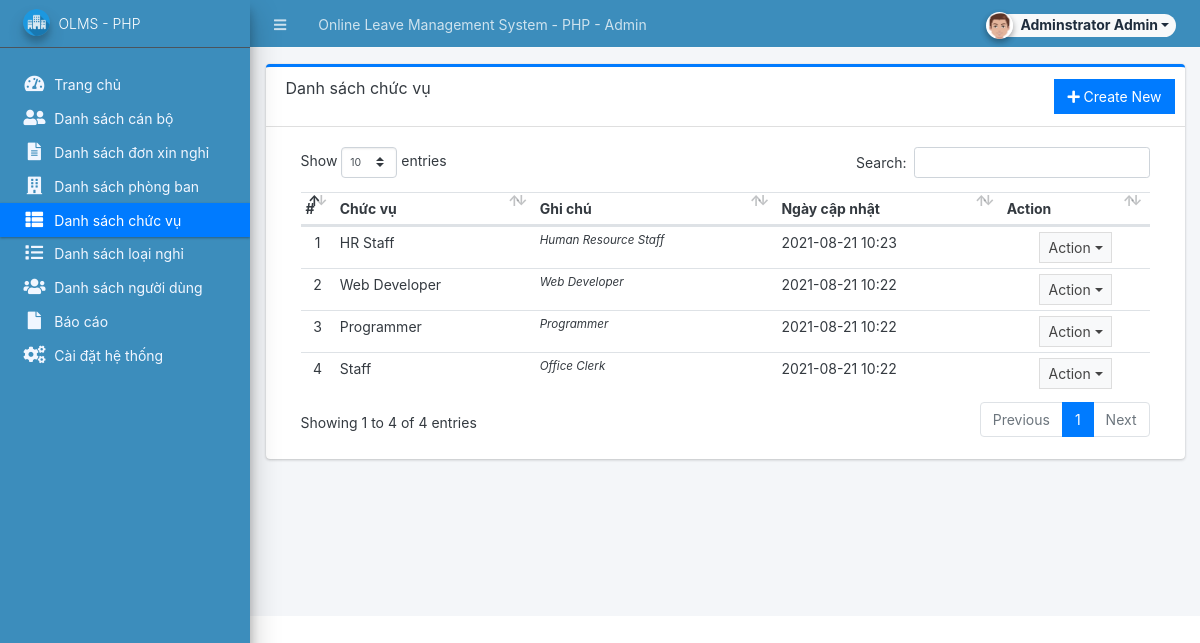
Screenshot of /admin/?page=maintenance/designation (signed in) with the database file from the repository.
### tables this page shows
CREATE TABLE `designation_list` (
  `id` int(30) NOT NULL,
  `name` varchar(250) NOT NULL,
  `description` text NOT NULL,
  `date_created` datetime NOT NULL DEFAULT current_timestamp(),
  `date_updated` datetime DEFAULT NULL ON UPDATE current_timestamp()
);

### config.php (called while the page is built, shortened)
<?php
require_once('classes/DBConnection.php');
require_once('classes/SystemSettings.php');
function validate_image($file){
	if(!empty($file)){
		if(is_file(base_app.$file)){
			return base_url.$file;
		}else{
			return base_url.'dist/img/no-image-available.png';
		}
	}else{
		return base_url.'dist/img/no-image-available.png';
	}
}
function isMobileDevice(){
    $aMobileUA = array(
        '/iphone/i' => 'iPhone',
        '/ipod/i' => 'iPod',
        '/ipad/i' => 'iPad',
        '/android/i' => 'Android',
        '/blackberry/i' => 'BlackBerry',
        '/webos/i' => 'Mobile'
    );
    return false;
}
?>

### classes/DBConnection.php (called while the page is built, shortened)
<?php
class DBConnection{
    private $host = DB_SERVER;
    private $username = DB_USERNAME;
    private $password = DB_PASSWORD;
    private $database = DB_NAME;
    public $conn;
    public function __construct(){
        if (!isset($this->conn)) {
            $this->conn = new mysqli($this->host, $this->username, $this->password, $this->database);
        }
    }
}
?>

### classes/SystemSettings.php (called while the page is built, shortened)
<?php
class SystemSettings extends DBConnection{
	function userdata($field = ''){
		if(!empty($field)){
			if(isset($_SESSION['userdata'][$field]))
				return $_SESSION['userdata'][$field];
			else
				return null;
		}else{
			return false;
		}
	}
	function info($field=''){
		if(!empty($field)){
			if(isset($_SESSION['system_info'][$field]))
				return $_SESSION['system_info'][$field];
			else
				return false;
		}else{
			return false;
		}
	}
}
$_settings = new SystemSettings();
?>

### admin/maintenance/designation.php (the view, shortened to what this page needs)
<div class="card card-outline card-primary">
	<div class="card-header">
		<h3 class="card-title">Danh sách chức vụ</h3>
		<?php if($_settings->userdata('type') == 1): ?>
		<div class="card-tools">
			<a href="javascript:void(0)" class="btn btn-flat btn-primary" id="create_new"><span class="fas fa-plus"></span>  Create New</a>
		</div>
		<?php endif; ?>
	</div>
	<div class="card-body">
		<div class="container-fluid">
        <div class="container-fluid">
			<table class="table table-stripped table-hover">
				<thead>
					<tr>
						<th>#</th>
						<th>Chức vụ</th>
						<th>Ghi chú</th>
						<th>Ngày cập nhật</th>
						<th>Action</th>
					</tr>
				</thead>
				<tbody>
					<?php
					$i = 1;
						$qry = $conn->query("SELECT * from `designation_list` order by unix_timestamp(date_updated) desc, unix_timestamp(date_created) desc ");
						while($row = $qry->fetch_assoc()):
                            $row['description'] = strip_tags(stripslashes(html_entity_decode($row['description'])));
					?>
						<tr title="<?php echo $row['description'] ?>">
							<td class="text-center"><?php echo $i++; ?></td>
							<td><?php echo $row['name'] ?></td>
							<td ><p class="truncate m-0"><?php echo $row['description'] ?></p></td>
							<td><?php echo ($row['date_updated'] != null) ? date('Y-m-d H:i',strtotime($row['date_updated'])) : date('Y-m-d H:i',strtotime($row['date_created'])); ?></td>
							<td align="center">
								 <button type="button" class="btn btn-flat btn-default btn-sm dropdown-toggle dropdown-icon" data-toggle="dropdown">
				                  		Action
				                  </button>
							</td>
						</tr>
					<?php endwhile; ?>
				</tbody>
			</table>
		</div>
		</div>
	</div>
</div>

### admin/index.php (shortened to what this page needs)
<?php require_once('../config.php'); ?>
 <!DOCTYPE html>
<html lang="en" class="" style="height: auto;">
<?php require_once('inc/header.php') ?>
  <body class="sidebar-mini layout-fixed control-sidebar-slide-open layout-navbar-fixed sidebar-mini-md sidebar-mini-xs text-sm" data-new-gr-c-s-check-loaded="14.991.0" data-gr-ext-installed="" style="height: auto;">
    <div class="wrapper">
     <?php require_once('inc/topBarNav.php') ?>
     <?php require_once('inc/navigation.php') ?>
     <?php $page = isset($_GET['page']) ? $_GET['page'] : 'home';  ?>
      <div class="content-wrapper  pt-3" style="min-height: 567.854px;">
        <section class="content  text-dark">
          <div class="container-fluid">
            <?php
              if(!file_exists($page.".php") && !is_dir($page)){
                  include '404.html';
              }else{
                if(is_dir($page))
                  include $page.'/index.php';
                else
                  include $page.'.php';
              }
            ?>
          </div>
        </section>
      </div>
      <?php require_once('inc/footer.php') ?>
  </body>
</html>

### admin/inc/header.php (shortened to what this page needs)
<head>
    <link rel="stylesheet" href="<?php echo base_url ?>plugins/fontawesome-free/css/all.min.css">
    <link rel="stylesheet" href="<?php echo base_url ?>plugins/tempusdominus-bootstrap-4/css/tempusdominus-bootstrap-4.min.css">
  <link rel="stylesheet" href="<?php echo base_url ?>plugins/datatables-bs4/css/dataTables.bootstrap4.min.css">
  <link rel="stylesheet" href="<?php echo base_url ?>plugins/datatables-responsive/css/responsive.bootstrap4.min.css">
  <link rel="stylesheet" href="<?php echo base_url ?>plugins/datatables-buttons/css/buttons.bootstrap4.min.css">
  <link rel="stylesheet" href="<?php echo base_url ?>plugins/select2/css/select2.min.css">
  <link rel="stylesheet" href="<?php echo base_url ?>plugins/select2-bootstrap4-theme/select2-bootstrap4.min.css">
    <link rel="stylesheet" href="<?php echo base_url ?>plugins/icheck-bootstrap/icheck-bootstrap.min.css">
    <link rel="stylesheet" href="<?php echo base_url ?>plugins/jqvmap/jqvmap.min.css">
    <link rel="stylesheet" href="<?php echo base_url ?>dist/css/adminlte.css">
    <link rel="stylesheet" href="<?php echo base_url ?>dist/css/custom.css">
    <link rel="stylesheet" href="<?php echo base_url ?>plugins/overlayScrollbars/css/OverlayScrollbars.min.css">
    <link rel="stylesheet" href="<?php echo base_url ?>plugins/daterangepicker/daterangepicker.css">
    <link rel="stylesheet" href="<?php echo base_url ?>plugins/summernote/summernote-bs4.min.css">
  <link rel="stylesheet" href="<?php echo base_url ?>plugins/sweetalert2-theme-bootstrap-4/bootstrap-4.min.css">
  </head>

### admin/inc/topBarNav.php (shortened to what this page needs)
<nav class="main-header navbar navbar-expand navbar-dark border border-light border-top-0  border-left-0 border-right-0 navbar-light text-sm bg-lightblue">
  <ul class="navbar-nav">
    <li class="nav-item">
    <a class="nav-link" data-widget="pushmenu" href="#" role="button"><i class="fas fa-bars"></i></a>
    </li>
    <li class="nav-item d-none d-sm-inline-block">
      <a href="<?php echo base_url ?>" class="nav-link"><?php echo (!isMobileDevice()) ? $_settings->info('name'):$_settings->info('short_name'); ?> - Admin</a>
    </li>
  </ul>
  <ul class="navbar-nav ml-auto">
    <li class="nav-item">
      <div class="btn-group nav-link">
            <button type="button" class="btn btn-rounded badge badge-light dropdown-toggle dropdown-icon" data-toggle="dropdown">
              <span><img src="<?php echo validate_image($_settings->userdata('avatar')) ?>" class="img-circle elevation-2 user-img" alt="User Image"></span>
              <span class="ml-3"><?php echo ucwords($_settings->userdata('firstname').' '.$_settings->userdata('lastname')) ?></span>
            </button>
        </div>
    </li>
  </ul>
</nav>

### admin/inc/navigation.php (shortened to what this page needs)
<aside class="main-sidebar sidebar-dark-primary text-white bg-lightblue disabled elevation-4 sidebar-no-expand">
  <a href="<?php echo base_url ?>admin" class="brand-link bg-lightblue text-sm">
  <img src="<?php echo validate_image($_settings->info('logo'))?>" alt="Store Logo" class="brand-image img-circle elevation-3" style="opacity: .8;width: 1.7rem;height: 1.7rem;max-height: unset">
  <span class="brand-text font-weight-light"><?php echo $_settings->info('short_name') ?></span>
  </a>
  <div class="sidebar os-host os-theme-light os-host-overflow os-host-overflow-y os-host-resize-disabled os-host-transition os-host-scrollbar-horizontal-hidden">
    <div class="os-content-glue" style="margin: 0px -8px; width: 249px; height: 646px;"></div>
    <div class="os-padding">
      <div class="os-viewport os-viewport-native-scrollbars-invisible" style="overflow-y: scroll;">
        <div class="os-content" style="padding: 0px 8px; height: 100%; width: 100%;">
          <nav class="mt-4">
             <ul class="nav nav-pills nav-sidebar flex-column text-sm nav-compact nav-flat nav-child-indent nav-collapse-hide-child" data-widget="treeview" role="menu" data-accordion="false">
              <li class="nav-item dropdown">
                <a href="./" class="nav-link nav-home">
                  <i class="nav-icon fas fa-tachometer-alt"></i>
                  <p>
                    Trang chủ
                  </p>
                </a>
              </li>
              <?php if($_settings->userdata('type') == 3): ?>
              <li class="nav-item dropdown">
                <a href="<?php echo base_url ?>admin/?page=employees/records&id=<?php echo $_settings->userdata('id') ?>" class="nav-link nav-records">
                  <i class="nav-icon fas fa-id-card"></i>
                  <p>
                    Thông tin
                  </p>
                </a>
              </li>
              <?php else: ?>
              <li class="nav-item dropdown">
                <a href="<?php echo base_url ?>admin/?page=employees" class="nav-link nav-employees">
                  <i class="nav-icon fas fa-user-friends"></i>
                  <p>
                    Danh sách cán bộ
                  </p>
                </a>
              </li>
              <?php endif; ?>
              <li class="nav-item dropdown">
                <a href="<?php echo base_url ?>admin/?page=leave_applications" class="nav-link nav-leave_applications">
                  <i class="nav-icon fas fa-file-alt"></i>
                  <p>
                    Danh sách đơn xin nghỉ
                  </p>
                </a>
              </li>
              <?php if($_settings->userdata('type') != 3): ?>
              <?php if($_settings->userdata('type') == 1): ?>
              <li class="nav-item dropdown">
                <a href="<?php echo base_url ?>admin/?page=maintenance/department" class="nav-link nav-maintenance_department">
                  <i class="nav-icon fas fa-building"></i>
                  <p>
                    Danh sách phòng ban
                  </p>
                </a>
              </li>
              <li class="nav-item dropdown">
                <a href="<?php echo base_url ?>admin/?page=maintenance/designation" class="nav-link nav-maintenance_designation">
                  <i class="nav-icon fas fa-th-list"></i>
                  <p>
                    Danh sách chức vụ
                  </p>
                </a>
              </li>
              <li class="nav-item dropdown">
                <a href="<?php echo base_url ?>admin/?page=maintenance/leave_type" class="nav-link nav-maintenance_leave_type">
                  <i class="nav-icon fas fa-list"></i>
                  <p>
                    Danh sách loại nghỉ
                  </p>
                </a>
              </li>
              <li class="nav-item dropdown">
                <a href="<?php echo base_url ?>admin/?page=user/list" class="nav-link nav-user_list">
                  <i class="nav-icon fas fa-users"></i>
                  <p>
                    Danh sách người dùng
                  </p>
                </a>
              </li>
              <?php endif; ?>
              <li class="nav-item dropdown">
                <a href="<?php echo base_url ?>admin/?page=reports" class="nav-link nav-reports">
                  <i class="nav-icon fas fa-file"></i>
                  <p>
                    Báo cáo
                  </p>
                </a>
              </li>
              <?php if($_settings->userdata('type') == 1): ?>
              <li class="nav-item dropdown">
                <a href="<?php echo base_url ?>admin/?page=system_info" class="nav-link nav-system_info">
                  <i class="nav-icon fas fa-cogs"></i>
                  <p>
                    Cài đặt hệ thống
                  </p>
                </a>
              </li>
              <?php endif; ?>
              <?php endif ?>
            </ul>
          </nav>
        </div>
      </div>
    </div>
  </div>
</aside>

### admin/inc/footer.php (shortened to what this page needs)
</div>

### admin/inc/topBarNav.php (style rules this page uses)
.user-img { position: absolute; height: 27px; width: 27px; object-fit: cover; left: -7%; top: -12%; }
.btn-rounded { border-radius: 50px; }

### rows the page displays
designation_list: name "HR Staff", description "Human Resource Staff", date_created "2021-08-21 10:23"
designation_list: name "Web Developer", description "Web Developer", date_created "2021-08-21 10:22"
designation_list: name "Programmer", description "Programmer", date_created "2021-08-21 10:22"
designation_list: name "Staff", description "Office Clerk", date_created "2021-08-21 10:22"

### other values shown
$_settings->info('name') "Online Leave Management System - PHP"
$_settings->userdata('firstname').' '.$_settings->userdata('lastname') "Adminstrator Admin"
$_settings->info('short_name') "OLMS - PHP"
